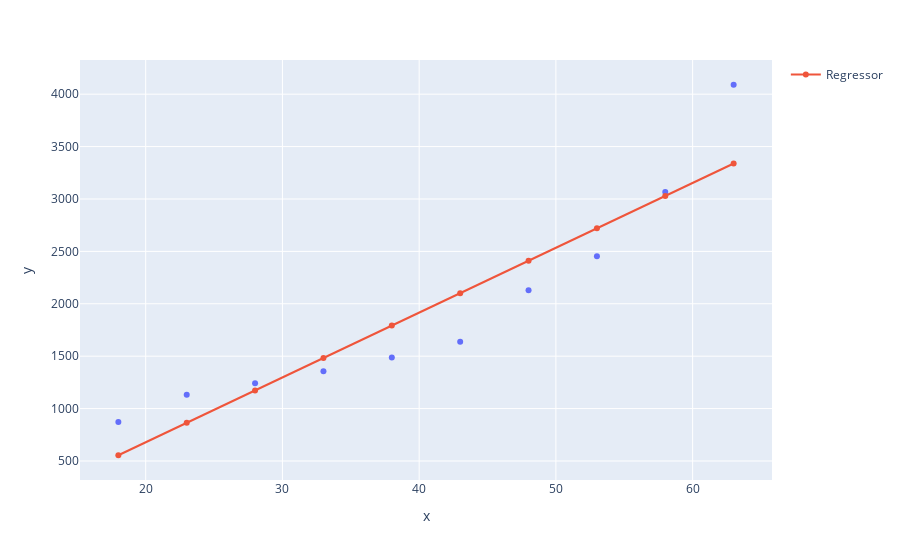

Source (notebook cell):
### Code cell
graph = px.scatter(x= X_health.ravel(), y= y_health)
graph.add_scatter(x= X_health.ravel(), y= pred, name='Regressor')
graph.show()

### Figure 1 — Plotly figure (JSON) as saved in the notebook; plotly's stock layout.template omitted (floating-point values rounded to 4 significant figures)
{"data": [{"hovertemplate": "x=%{x}<br>y=%{y}<extra></extra>", "legendgroup": "", "marker": {"color": "#636efa", "symbol": "circle"}, "mode": "markers", "name": "", "orientation": "v", "showlegend": false, "type": "scatter", "x": [18, 23, 28, 33, 38, 43, 48, 53, 58, 63], "xaxis": "x", "y": [871, 1132, 1242, 1356, 1488, 1638, 2130, 2454, 3066, 4090], "yaxis": "y"}, {"name": "Regressor", "type": "scatter", "x": [18, 23, 28, 33, 38, 43, 48, 53, 58, 63], "y": [554.7, 864.0, 1173.0, 1483.0, 1792.0, 2101.0, 2411.0, 2720.0, 3029.0, 3339.0]}], "layout": {"legend": {"tracegroupgap": 0}, "margin": {"t": 60}, "xaxis": {"anchor": "y", "domain": [0, 1], "title": {"text": "x"}}, "yaxis": {"anchor": "x", "domain": [0, 1], "title": {"text": "y"}}}}
